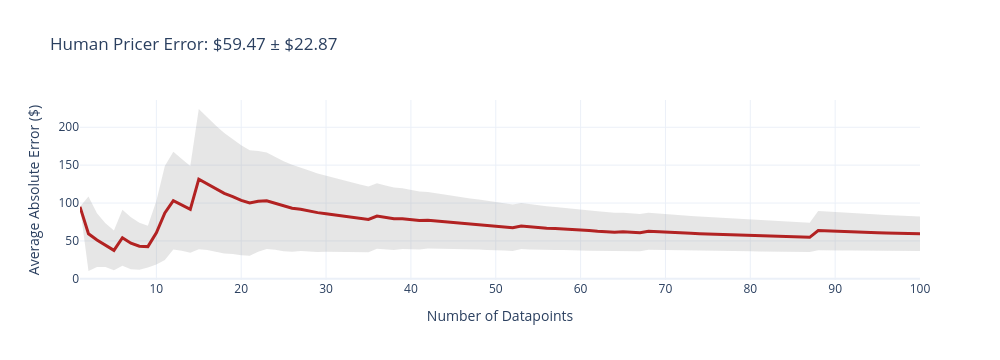
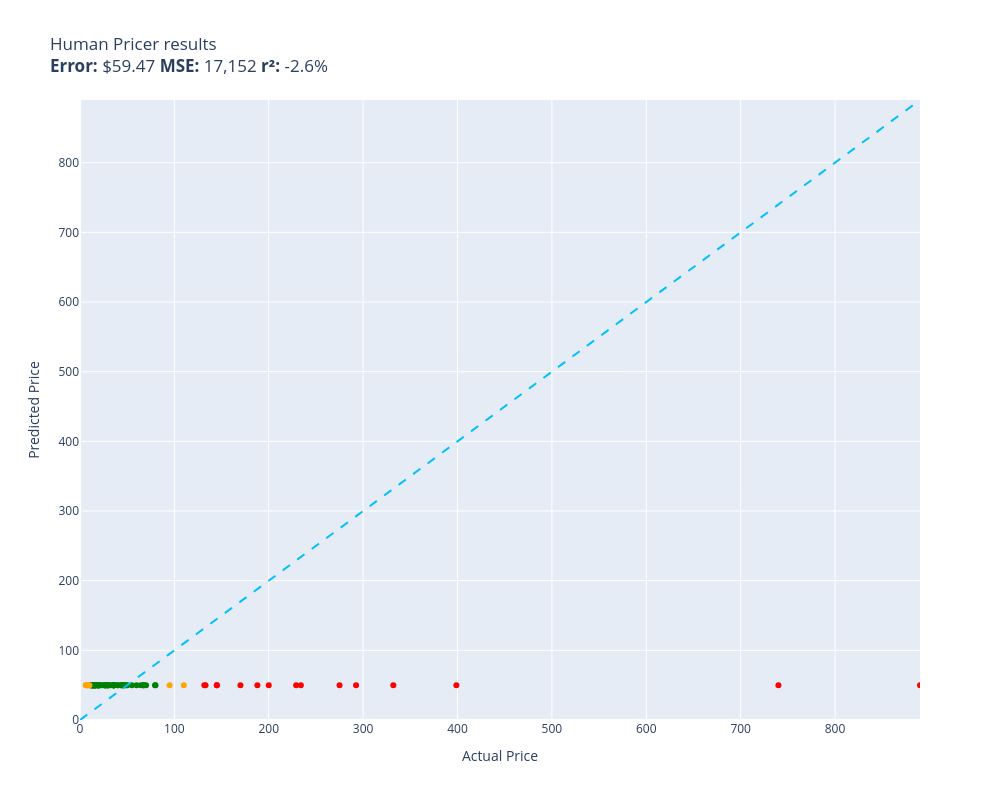

Here is the notebook cell these charts were saved with, in order:
### Code cell
evaluate(human_pricer, test, size=100)

### Figure 1 — Plotly figure (JSON) as saved in the notebook; plotly's stock layout.template omitted (floating-point values rounded to 4 significant figures; data arrays with more than 128 entries replaced by an {"elided": "..."} marker saying what was removed)
{"data": [{"fill": "toself", "fillcolor": "rgba(128,128,128,0.2)", "hoverinfo": "skip", "line": {"color": "rgba(255,255,255,0)"}, "name": "95% CI", "showlegend": false, "type": "scatter", "x": {"elided": "200 int values"}, "y": {"elided": "200 float values"}}, {"customdata": [[0], [49.17], [35.39], [28.9], [26.08], [37.0], [34.38], [30.96], [27.53], [42.02], [62.07], [64.56], [60.51], [57.31], [92.55], [87.52], [83.25], [79.54], [75.8], [72.63], [69.5], [66.49], [63.61], [61.32], [59.36], [57.28], [55.21], [53.46], [51.77], [50.12], [48.57], [47.15], [45.86], [44.59], [43.41], [43.11], [42.1], [41.13], [40.08], [39.13], [38.25], [37.34], [36.53], [35.74], [35.02], [34.3], [33.6], [32.94], [32.34], [31.81], [31.21], [30.67], [30.39], [29.92], [29.42], [28.94], [28.45], [27.97], [27.52], [27.13], [26.71], [26.35], [25.97], [25.58], [25.21], [24.86], [24.51], [24.38], [24.07], [23.73], [23.45], [23.14], [22.83], [22.54], [22.26], [21.97], [21.73], [21.45], [21.19], [20.94], [20.71], [20.47], [20.23], [20.02], [19.81], [19.58], [19.36], [25.86], [25.59], [25.32], [25.05], [24.79], [24.53], [24.28], [24.05], [23.8], [23.56], [23.33], [23.1], [22.87]], "hovertemplate": "n=%{x}<br>Avg Error=$%{y:,.2f}<br>±95% CI=$%{customdata[0]:,.2f}<extra></extra>", "line": {"color": "firebrick", "width": 3}, "mode": "lines", "name": "Cumulative Avg Error", "type": "scatter", "x": [1, 2, 3, 4, 5, 6, 7, 8, 9, 10, 11, 12, 13, 14, 15, 16, 17, 18, 19, 20, 21, 22, 23, 24, 25, 26, 27, 28, 29, 30, 31, 32, 33, 34, 35, 36, 37, 38, 39, 40, 41, 42, 43, 44, 45, 46, 47, 48, 49, 50, 51, 52, 53, 54, 55, 56, 57, 58, 59, 60, 61, 62, 63, 64, 65, 66, 67, 68, 69, 70, 71, 72, 73, 74, 75, 76, 77, 78, 79, 80, 81, 82, 83, 84, 85, 86, 87, 88, 89, 90, 91, 92, 93, 94, 95, 96, 97, 98, 99, 100], "y": [94.96, 59.49, 51.14, 44.41, 37.53, 54.26, 46.94, 42.95, 42.51, 60.76, 86.94, 103.2, 97.63, 91.66, 131.6, 125.5, 119.2, 112.8, 108.5, 103.6, 100.0, 102.3, 103.1, 99.62, 95.64, 93.15, 91.92, 89.39, 87.33, 85.88, 84.56, 83.01, 81.13, 79.75, 78.33, 82.89, 81.04, 79.28, 79.37, 78.27, 77.09, 77.2, 76.15, 75.29, 74.06, 73.26, 72.49, 71.69, 70.51, 69.12, 68.47, 67.54, 69.73, 68.51, 67.7, 66.85, 66.43, 65.94, 65.39, 64.41, 63.73, 62.78, 62.05, 61.55, 62.07, 61.36, 60.95, 62.68, 61.97, 61.61, 60.8, 60.48, 60.08, 59.58, 59.19, 58.89, 58.19, 57.99, 57.71, 57.27, 56.69, 56.33, 56.15, 55.57, 55.12, 54.89, 54.72, 63.65, 63.12, 62.67, 62.35, 62.03, 61.69, 61.25, 60.75, 60.42, 60.15, 59.88, 59.65, 59.47]}], "layout": {"height": 360, "showlegend": false, "title": {"text": "Human Pricer Error: $59.47 ± $22.87"}, "width": 1000, "xaxis": {"title": {"text": "Number of Datapoints"}}, "yaxis": {"title": {"text": "Average Absolute Error ($)"}}}}

### Figure 2 — Plotly figure (JSON) as saved in the notebook; plotly's stock layout.template omitted (floating-point values rounded to 4 significant figures)
{"data": [{"customdata": [["Vestil DHHT-500S Steel Hand Truck with D...\nGuess=$50.00 Actual=$144.96"], ["Texas Recreation Ultimate Swimming Foam ...\nGuess=$50.00 Actual=$187.94"], ["1\" PEXworx Oxygen-Barrier Radiant Heat P...\nGuess=$50.00 Actual=$275.00"], ["Dell Inspiron 5490-24 Inch All in One 10...\nGuess=$50.00 Actual=$398.76"], ["6805158 Hydraulic Quick Attach Cylinder ...\nGuess=$50.00 Actual=$331.99"], ["2021 Newest Dell Inspiron 14 7000 2-in-1...\nGuess=$50.00 Actual=$739.99"], ["XYZPrinting Da Vinci Mini Wireless 3D Pr...\nGuess=$50.00 Actual=$199.95"], ["Samsung Galaxy A10, Global 4G LTE GSM Fa...\nGuess=$50.00 Actual=$169.99"], ["Marshall Stanmore II Bluetooth Speaker, ...\nGuess=$50.00 Actual=$292.50"], ["Barbie Limited Edition Collectibles Wedg...\nGuess=$50.00 Actual=$133.00"], ["Tram 1498-B 18-Foot Black CB Base Antenn...\nGuess=$50.00 Actual=$131.76"], ["1000ml New Lab Essential Oil Distillatio...\nGuess=$50.00 Actual=$234.00"], ["Jumanji Board Game Collector Replica\nGuess=$50.00 Actual=$145.00"], ["LILLIPUT 5d-ii/o/p Peaking Zebra Exposur...\nGuess=$50.00 Actual=$229.00"], ["Lenovo ThinkPad T490 14.0\" FHD (1920x108...\nGuess=$50.00 Actual=$889.99"]], "hovertemplate": "%{customdata[0]}<extra></extra>", "legendgroup": "red", "marker": {"color": "red", "size": 6, "symbol": "circle"}, "mode": "markers", "name": "red", "orientation": "v", "showlegend": true, "type": "scatter", "x": [145.0, 187.9, 275.0, 398.8, 332.0, 740.0, 199.9, 170.0, 292.5, 133.0, 131.8, 234.0, 145.0, 229.0, 890.0], "xaxis": "x", "y": [50.0, 50.0, 50.0, 50.0, 50.0, 50.0, 50.0, 50.0, 50.0, 50.0, 50.0, 50.0, 50.0, 50.0, 50.0], "yaxis": "y"}, {"customdata": [["XSHNUO iPhone 12 Pro Max Silicone Case, ...\nGuess=$50.00 Actual=$25.99"], ["USB C Wall Charger[2 Pack], 20W PD iPhon...\nGuess=$50.00 Actual=$15.55"], ["Lion Brand Wool Ease Thick and Quick Yar...\nGuess=$50.00 Actual=$25.80"], ["Ploveyy External CD DVD Drive USB-C Supe...\nGuess=$50.00 Actual=$39.99"], ["yAyusi Overhead Phone Mount with Portabl...\nGuess=$50.00 Actual=$46.99"], ["Interlocking Floor Tiles Mats 12 Pack Ru...\nGuess=$50.00 Actual=$34.99"], ["WINSINN 30mm Blower Fan 24V, Micro 24 Vo...\nGuess=$50.00 Actual=$10.99"], ["Grey Tinted Clear Acrylic Plexiglas (Smo...\nGuess=$50.00 Actual=$19.11"], ["CYLYH 8x8FT Christmas Barn Wood Door Pho...\nGuess=$50.00 Actual=$35.98"], ["Spigen Liquid Crystal Glitter Designed f...\nGuess=$50.00 Actual=$14.99"], ["Artki POA-LMP136 Replacement Lamp with H...\nGuess=$50.00 Actual=$67.90"], ["CICATRICELL\nGuess=$50.00 Actual=$45.00"], ["Housbaby Christmas Musical Light up Rein...\nGuess=$50.00 Actual=$18.99"], ["Authentic 925 Silver Moments O Charm Car...\nGuess=$50.00 Actual=$40.00"], ["NAKLEO 5 pcs Reusable Plastic Stencils -...\nGuess=$50.00 Actual=$21.20"], ["Feisty Pets Ferdinand Flamefart Dragon -...\nGuess=$50.00 Actual=$29.99"], ["Tandy Leather Craftool� Corner Round Pun...\nGuess=$50.00 Actual=$49.99"], ["IQShield Full Body Skin Compatible with ...\nGuess=$50.00 Actual=$18.95"], ["ELW 9-10 oz (3.6-4mm) Latigo Leather Str...\nGuess=$50.00 Actual=$28.99"], ["Plantronics 201853-01 DA90 USB Audio Pro...\nGuess=$50.00 Actual=$79.50"], ["36 Pack Wooden Square Dowel Rod Hardwood...\nGuess=$50.00 Actual=$14.99"], ["UV (Haze) 1A Multicoated | Multithreaded...\nGuess=$50.00 Actual=$29.00"], ["EMF Meter 5HZ-3.5G, Vlifree EMF Detector...\nGuess=$50.00 Actual=$15.99"], ["SAMSUNG SmartThings Station, with Power ...\nGuess=$50.00 Actual=$79.99"], ["United Scientific WHST08 Brass Deluxe Sl...\nGuess=$50.00 Actual=$64.55"], ["Accuform ZRS642 Safety Data Sheets (SDS)...\nGuess=$50.00 Actual=$35.89"], ["WADORN 6pcs PU Leather Purse Bag Handles...\nGuess=$50.00 Actual=$14.99"], ["PJ Masks Mini Party Favors Set for Kids ...\nGuess=$50.00 Actual=$19.95"], ["LENCENT Bluetooth 5.3 FM Transmitter,Ful...\nGuess=$50.00 Actual=$17.99"], ["Bindpo EW-88C Lens Hood, Camera Lens Sun...\nGuess=$50.00 Actual=$11.79"], ["Industrial Wall Phone with Dialpad & Wal...\nGuess=$50.00 Actual=$69.99"], ["Jellydog Toy Construction Vehicles, Cons...\nGuess=$50.00 Actual=$12.59"], ["Rotary Switches, On Off Circut Function,...\nGuess=$50.00 Actual=$12.93"], ["2PCS Ender 3 Pro Glass Bed, Upgraded Tem...\nGuess=$50.00 Actual=$15.99"], ["CONDOLD Steel Bitcoin Wallet Set includi...\nGuess=$50.00 Actual=$35.99"], ["Digital Wireless Transmission 4.3-inch R...\nGuess=$50.00 Actual=$48.99"], ["Unfinished Wooden Christmas Tree Ornamen...\nGuess=$50.00 Actual=$13.99"], ["DOMINO A01041C5240 Motogp Grip\nGuess=$50.00 Actual=$30.24"], ["Seidio Dilex Case and Holster Combo with...\nGuess=$50.00 Actual=$46.15"], ["Genuine Black Suede Leather Hide: Real L...\nGuess=$50.00 Actual=$26.07"], ["Belkin F8E579-BLU-APL Leather Pouch for ...\nGuess=$50.00 Actual=$29.99"], ["ifergoo Polymer Clay Kits, Oven Bake Cla...\nGuess=$50.00 Actual=$11.99"], ["Skin Decal Wrap Works with Original Beat...\nGuess=$50.00 Actual=$15.95"], ["DASHAN Abstract Round Backdrop Cloth (No...\nGuess=$50.00 Actual=$43.99"], ["EZYCOK Kids Backpack for Boys, Elementar...\nGuess=$50.00 Actual=$26.99"], ["HDPE Plastic Sheet (5 Sheets) 12\" x 24\" ...\nGuess=$50.00 Actual=$54.99"], ["Hoshizaki 3A0172-01 Transformer\nGuess=$50.00 Actual=$67.02"], ["BoxWave Screen Protector Compatible With...\nGuess=$50.00 Actual=$19.95"], ["Casino Chip Insert - 35 Casino Chip 12\" ...\nGuess=$50.00 Actual=$34.95"], ["Kokubo Adhesive Toasty Hands Large (10pc...\nGuess=$50.00 Actual=$15.99"], ["Taito 7\" Hatsune Miku Winter Live Kagami...\nGuess=$50.00 Actual=$36.20"], ["BESTOYARD 25Pcs LED Brooch Christmas Bro...\nGuess=$50.00 Actual=$13.38"], ["MEOPTEX 1.25\" Multiple 5-Position Filter...\nGuess=$50.00 Actual=$45.99"], ["Buffy the Vampire Slayer's Exclusive Spi...\nGuess=$50.00 Actual=$11.99"], ["Educational Insights See & Stamp Jumbo A...\nGuess=$50.00 Actual=$18.99"], ["Kastar Magic NP-F980Exp Battery 1-Pack R...\nGuess=$50.00 Actual=$26.99"], ["MightySkins Skin Compatible with Oculus ...\nGuess=$50.00 Actual=$19.99"], ["Premier Single Ended Crochet Hook-Size K...\nGuess=$50.00 Actual=$12.99"], ["C2G 28251 Flexima VGA + 3.5mm Audio Vide...\nGuess=$50.00 Actual=$45.00"], ["Pacific Warehouse Pacific Real Dried Pre...\nGuess=$50.00 Actual=$13.99"], ["Yolipar CLS1410 CLS1110 Earpiece Compati...\nGuess=$50.00 Actual=$26.99"], ["Knitting Machine,48 Needles Smart Knitti...\nGuess=$50.00 Actual=$59.99"], ["25 3/4\" Inch Chrome Steel Bearing Balls ...\nGuess=$50.00 Actual=$23.20"], ["MATEIN Travel Backpack Airline Approved,...\nGuess=$50.00 Actual=$42.98"], ["FastEddy Bearings Compatible with Arrma ...\nGuess=$50.00 Actual=$32.62"], ["24 Pcs 50ml Flat-Bottomed Transparent Te...\nGuess=$50.00 Actual=$13.99"], ["NoTrax 621 Diamond Flex-Lok™ Solid Ergon...\nGuess=$50.00 Actual=$67.00"], ["MILIVIXAY 12 Pack 7 OZ Black Matte Glass...\nGuess=$50.00 Actual=$27.99"], ["TUDIA DualShield Grip Designed for Consu...\nGuess=$50.00 Actual=$15.99"], ["Cambro 60PPCWSC190 Food Pan Seal Cover, ...\nGuess=$50.00 Actual=$17.50"], ["PEF Mount for All-new Wyze Cam Outdoor, ...\nGuess=$50.00 Actual=$18.98"], ["HyperGear Active True Wireless Bluetooth...\nGuess=$50.00 Actual=$29.95"], ["Best Creation Inc. GCS019 12-Inch by 12-...\nGuess=$50.00 Actual=$36.05"], ["Xtremeram 8GB 1066MHz DDR3 (PC3-8500) - ...\nGuess=$50.00 Actual=$20.99"], ["Electronic Poker Game Handheld 7 in 1 Si...\nGuess=$50.00 Actual=$15.99"], ["Colorado Rocky Colorful Mountains\nGuess=$50.00 Actual=$15.99"], ["Glarks 100Pcs 1.8''/45mm Silver Tone All...\nGuess=$50.00 Actual=$12.79"]], "hovertemplate": "%{customdata[0]}<extra></extra>", "legendgroup": "green", "marker": {"color": "green", "size": 6, "symbol": "circle"}, "mode": "markers", "name": "green", "orientation": "v", "showlegend": true, "type": "scatter", "x": [25.99, 15.55, 25.8, 39.99, 46.99, 34.99, 10.99, 19.11, 35.98, 14.99, 67.9, 45.0, 18.99, 40.0, 21.2, 29.99, 49.99, 18.95, 28.99, 79.5, 14.99, 29.0, 15.99, 79.99, 64.55, 35.89, 14.99, 19.95, 17.99, 11.79, 69.99, 12.59, 12.93, 15.99, 35.99, 48.99, 13.99, 30.24, 46.15, 26.07, 29.99, 11.99, 15.95, 43.99, 26.99, 54.99, 67.02, 19.95, 34.95, 15.99, 36.2, 13.38, 45.99, 11.99, 18.99, 26.99, 19.99, 12.99, 45.0, 13.99, 26.99, 59.99, 23.2, 42.98, 32.62, 13.99, 67.0, 27.99, 15.99, 17.5, 18.98, 29.95, 36.05, 20.99, 15.99, 15.99, 12.79], "xaxis": "x", "y": [50.0, 50.0, 50.0, 50.0, 50.0, 50.0, 50.0, 50.0, 50.0, 50.0, 50.0, 50.0, 50.0, 50.0, 50.0, 50.0, 50.0, 50.0, 50.0, 50.0, 50.0, 50.0, 50.0, 50.0, 50.0, 50.0, 50.0, 50.0, 50.0, 50.0, 50.0, 50.0, 50.0, 50.0, 50.0, 50.0, 50.0, 50.0, 50.0, 50.0, 50.0, 50.0, 50.0, 50.0, 50.0, 50.0, 50.0, 50.0, 50.0, 50.0, 50.0, 50.0, 50.0, 50.0, 50.0, 50.0, 50.0, 50.0, 50.0, 50.0, 50.0, 50.0, 50.0, 50.0, 50.0, 50.0, 50.0, 50.0, 50.0, 50.0, 50.0, 50.0, 50.0, 50.0, 50.0, 50.0, 50.0], "yaxis": "y"}, {"customdata": [["150 Meter OM2 Multimode Duplex Fiber Opt...\nGuess=$50.00 Actual=$109.99"], ["Nevada State Stencil - Reusable Stencils...\nGuess=$50.00 Actual=$5.99"], ["myGEKOgear by Adesso Orbit 530 Full HD 1...\nGuess=$50.00 Actual=$94.93"], ["The Hillman Group 3108 12 x 2-Inch Zinc ...\nGuess=$50.00 Actual=$7.45"], ["144pc Acrylic Flatback Cabochons Teardro...\nGuess=$50.00 Actual=$7.97"], ["Constructive Playthings Sz Workbk Big Sp...\nGuess=$50.00 Actual=$8.30"], ["Ownest Compatible with iPhone XR Case wi...\nGuess=$50.00 Actual=$9.99"], ["LYRYBEYCA iphone 12&13 Side Protective F...\nGuess=$50.00 Actual=$8.99"]], "hovertemplate": "%{customdata[0]}<extra></extra>", "legendgroup": "orange", "marker": {"color": "orange", "size": 6, "symbol": "circle"}, "mode": "markers", "name": "orange", "orientation": "v", "showlegend": true, "type": "scatter", "x": [110.0, 5.99, 94.93, 7.45, 7.97, 8.3, 9.99, 8.99], "xaxis": "x", "y": [50.0, 50.0, 50.0, 50.0, 50.0, 50.0, 50.0, 50.0], "yaxis": "y"}, {"hoverinfo": "skip", "line": {"color": "deepskyblue", "dash": "dash", "width": 2}, "mode": "lines", "name": "y = x", "showlegend": false, "type": "scatter", "x": [0, 890.0], "y": [0, 890.0]}], "layout": {"height": 800, "legend": {"title": {"text": "color"}, "tracegroupgap": 0}, "showlegend": false, "title": {"text": "Human Pricer results<br><b>Error:</b> $59.47 <b>MSE:</b> 17,152 <b>r²:</b> -2.6%"}, "width": 1000, "xaxis": {"anchor": "y", "domain": [0, 1], "range": [0, 890.0], "title": {"text": "Actual Price"}}, "yaxis": {"anchor": "x", "domain": [0, 1], "range": [0, 890.0], "title": {"text": "Predicted Price"}}}}
